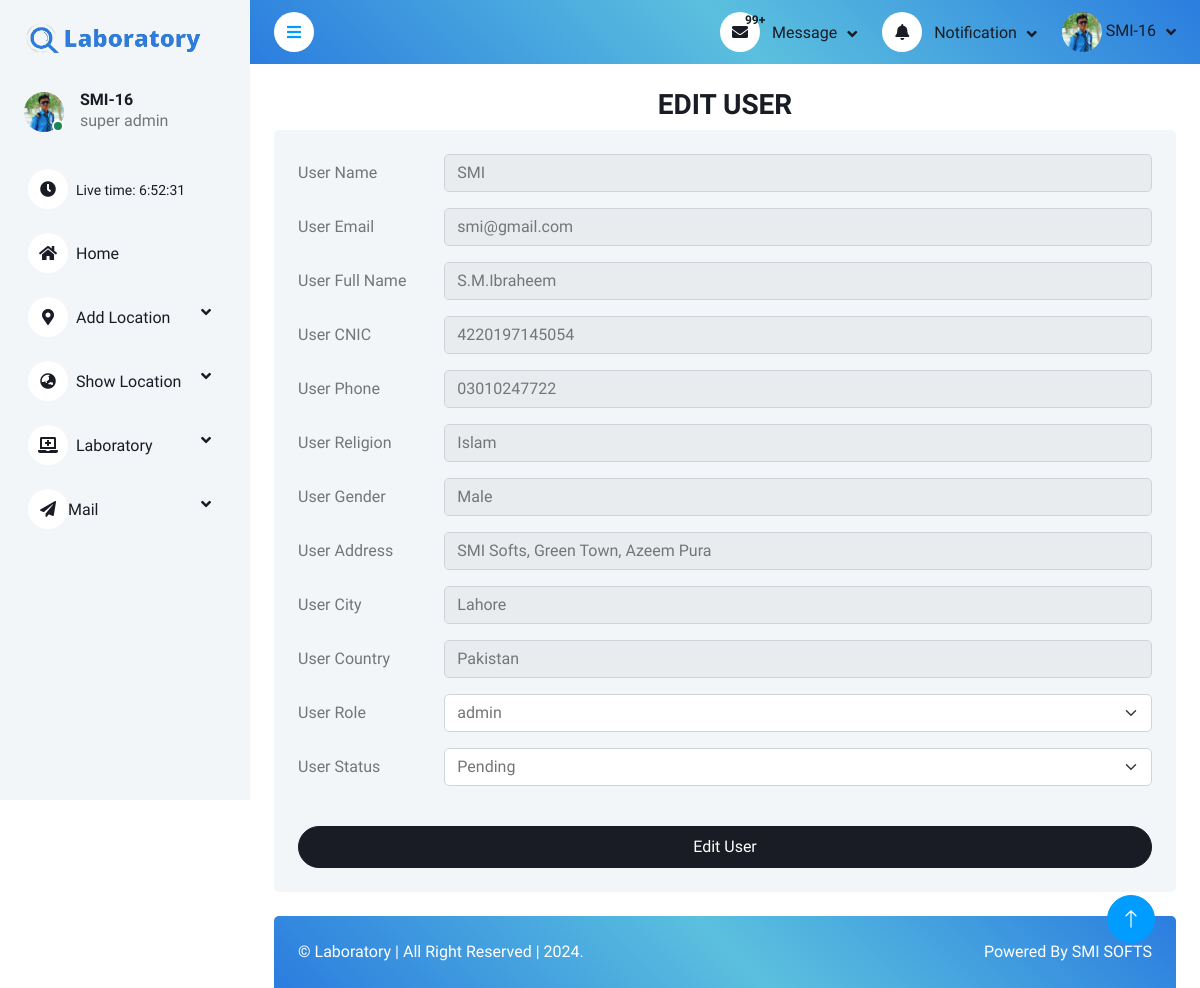
/Dashborads/user.edit.php?id=00002 (signed in), run on the app's committed database.
### tables this page shows
CREATE TABLE `signup` (
  `id` int(5) UNSIGNED ZEROFILL NOT NULL,
  `userName` varchar(20) DEFAULT NULL,
  `userEmail` varchar(50) DEFAULT NULL,
  `userFullName` varchar(50) DEFAULT NULL,
  `userimage` varchar(50) DEFAULT NULL,
  `userCNIC` varchar(20) DEFAULT NULL,
  `userPhone` varchar(15) DEFAULT NULL,
  `userReligion` varchar(20) DEFAULT NULL,
  `userGender` varchar(10) DEFAULT NULL,
  `userCity` varchar(30) DEFAULT NULL,
  `userCountry` varchar(30) DEFAULT NULL,
  `userAddress` varchar(50) DEFAULT NULL,
  `userPassword` varchar(70) NOT NULL,
  `Role` varchar(15) DEFAULT 'User',
  `Status` varchar(10) NOT NULL
);

### Dashborads/user.edit.php (the view, shortened to what the rows shown need)
<?php
require("auth/auth.check.php");
?>
<?php require("includes/header.inc.php"); ?>
<?php require("components/navbar.php"); ?>
<?php require("components/sidebar.php"); ?>
<div class="container-fluid pt-4 px-4">
    <div class="col-sm-12 col-xl-12">
        <div class="bg-light rounded h-100 p-4">
            <form method="post" action="logics/logic.edit.user.php">
                <?php
                if (isset($_GET['id'])) {
                    $id = $_GET['id'];
                }
                $query = mysqli_query($conn, "SELECT * FROM signup WHERE `id` = $id");
                if(mysqli_num_rows($query)){
                    while($row = mysqli_fetch_assoc($query)){;
                ?>
                <div class="row mb-3">
                    <label for="UserName" class="col-sm-2 col-form-label">User Name</label>
                    <div class="col-sm-10">
                        <input type="text" readonly name="UserName" class="form-control" value="<?php echo $row['userName'] ?>" id="UserName">
                    </div>
                </div>
                <div class="row mb-3">
                    <label for="UserEmail" class="col-sm-2 col-form-label">User Email</label>
                    <div class="col-sm-10">
                        <input type="text" readonly value="<?php echo $row['userEmail'] ?>" name="UserEmail" class="form-control" id="UserEmail">
                    </div>
                </div>
                <div class="row mb-3">
                    <label for="UserFullName" class="col-sm-2 col-form-label">User Full Name</label>
                    <div class="col-sm-10">
                        <input type="text" readonly value="<?php echo $row['userFullName'] ?>" name="UserFullName" class="form-control" id="UserFullName">
                    </div>
                </div>
                <div class="row mb-3">
                    <label for="UserCNIC" class="col-sm-2 col-form-label">User CNIC</label>
                    <div class="col-sm-10">
                        <input type="text" readonly value="<?php echo $row['userCNIC'] ?>" name="UserCNIC" class="form-control" id="UserCNIC">
                    </div>
                </div>
                <div class="row mb-3">
                    <label for="UserPhone"  class="col-sm-2 col-form-label">User Phone</label>
                    <div class="col-sm-10">
                        <input type="text" readonly name="UserPhone" class="form-control" id="UserPhone" value="<?php echo $row['userPhone'] ?>">
                    </div>
                </div>
                <div class="row mb-3">
                    <label for="UserReligion" class="col-sm-2 col-form-label">User Religion</label>
                    <div class="col-sm-10">
                        <input type="text" readonly name="UserReligion" class="form-control" id="UserReligion" value="<?php echo $row['userReligion'] ?>">
                    </div>
                </div>
                <div class="row mb-3">
                    <label for="UserGender" class="col-sm-2 col-form-label">User Gender</label>
                    <div class="col-sm-10">
                        <input type="text" readonly name="UserGender" class="form-control" id="UserGender" value="<?php echo $row['userGender'] ?>">
                    </div>
                </div>
                <div class="row mb-3">
                    <label for="UserAddress" class="col-sm-2 col-form-label">User Address</label>
                    <div class="col-sm-10">
                        <input type="text" readonly name="UserAddress" class="form-control" id="UserAddress" value="<?php echo $row['userAddress'] ?>">
                    </div>
                </div>
                <div class="row mb-3">
                    <label for="UserCity" class="col-sm-2 col-form-label">User City</label>
                    <div class="col-sm-10">
                        <input type="text" readonly name="UserCity" class="form-control" id="UserCity" value="<?php echo $row['userCity'] ?>">
                    </div>
                </div>
                <div class="row mb-3">
                    <label for="UserCountry" class="col-sm-2 col-form-label">User Country</label>
                    <div class="col-sm-10">
                        <input type="text" readonly name="UserCountry" class="form-control" id="UserCountry" value="<?php echo $row['userCountry'] ?>">
                    </div>
                </div>
                <div class="row mb-3">
                    <label for="UserRole" class="col-sm-2 col-form-label">User Role</label>
                    <div class="col-sm-10">
                    <select class="form-select" name="UserRole" id="UserRole" aria-label="Floating label select example">
                            <option selected disabled hidden><?php echo $row['Role'] ?></option>
                        </select>
                    </div>
                </div>
                <div class="row mb-3">
                    <label for="UserStatus" class="col-sm-2 col-form-label">User Status</label>
                    <div class="col-sm-10">
                    <select class="form-select" name="UserStatus" id="UserStatus" aria-label="Floating label select example">
                            <option selected disabled hidden><?php echo $row['Status'] ?></option>
                        </select>
                    </div>
                </div>
                <button type="submit" name="editUser" class="btn btn-dark  rounded-pill py-2 w-100 mt-4">Edit User</button>
                <?php } } ?>
            </form>
        </div>
    </div>
</div>
</div>
<?php require("includes/footer.inc.php"); ?>

### Dashborads/components/navbar.php (shortened to what the rows shown need)
<?php
$id = 0;
if (isset($_SESSION['userDetails'])) {
    $userDetail = $_SESSION['userDetails'];
    $id = (int) $userDetail['userId'];
} else if (isset($_SESSION['testerDetails'])) {
    $testerDetails = $_SESSION['testerDetails'];
    $tester_id = (int) $testerDetails['testerId'];
}
?>
<nav class="navbar navbar-expand bg-light navbar-light sticky-top px-4 py-0" style="background-image: linear-gradient(45deg, #2B7DDF 0%, #5bc0de 51%, #2B7DDF 100%);">
    <div class="navbar-nav align-items-center ms-auto">
        <div class="nav-item dropdown">
            <?php
            if (isset($testerDetails['Role']) == "Tester") {
                $query = mysqli_query($conn, "SELECT * FROM `signup_tester` where TesterId = $tester_id");
                if (mysqli_num_rows($query) > 0) {
                    $row = mysqli_fetch_assoc($query); ?>
                    <a href="#" class="nav-link dropdown-toggle" data-bs-toggle="dropdown">
                        <?php if (isset($row['Testerimage'])) { ?>
                            <img class="rounded-circle" src="assets/img/testerImages/<?php echo $row['Testerimage'] ?>" alt="" style="width: 40px; height: 40px;">
                        <?php } else { ?>
                            <img class="rounded-circle" src="assets/img/testerImages/user.png" alt="" style="width: 40px; height: 40px;">
                    <?php }
                    } ?>
                    <span class="d-none d-lg-inline-flex"><?php echo $testerDetails['testerName'] ?></span>
                    </a>
                    <div class="dropdown-menu dropdown-menu-end bg-light border-0 rounded-0 rounded-bottom m-0">
                        <?php $select = mysqli_query($conn, "Select * from signup_tester");
                        $row = mysqli_fetch_assoc($select);
                        if ($row["Code"] !== "") { ?>
                            <a href="profile.php?P_id=tester" class="dropdown-item">My Profile</a>
                        <?php }
                        if ($row['Status'] == "Pending") { ?>
                            <a href="auth/auth.logout.php" class="dropdown-item">Log Out</a>
                    </div>
                <?php } else { ?>
                    <a href="../index.php" class="dropdown-item">Wesbite</a>
                    <a href="#" class="dropdown-item">Settings</a>
                    <a href="auth/auth.logout.php" class="dropdown-item">Log Out</a>
                <?php } ?>
                <?php
            }
            else {
                $query = mysqli_query($conn, "SELECT * FROM `signup` where id = $id");
                if (mysqli_num_rows($query) > 0) {
                    $row = mysqli_fetch_assoc($query); ?>
                    <a href="#" class="nav-link dropdown-toggle" data-bs-toggle="dropdown">
                        <?php if (isset($row['userimage'])) { ?>
                            <img class="rounded-circle" src="assets/img/UserImages/<?php echo $row['userimage'] ?>" alt="" style="width: 40px; height: 40px;">
                        <?php } else { ?>
                            <img class="rounded-circle" src="./assets/img/user.png" alt="" style="width: 40px; height: 40px;">
                    <?php }
                    } ?>
                    <span class="d-none d-lg-inline-flex"><?php echo $userDetail['userName'] ?></span>
                    </a>
                <?php } ?>
        </div>
    </div>
</nav>

### Dashborads/components/sidebar.php (shortened to what the rows shown need)
<div class="sidebar pe-4 pb-3">
    <nav class="navbar bg-light navbar-light">
        <a href="index.php" class="navbar-brand mx-4 mb-3 d-block">
            <h1><img src="assets/img/sidebar.png" width="100%" style="position: relative;" alt="logo" class="logo"></h1>
        </a>
        <div class="d-flex align-items-center ms-4 mb-4">
            <div class="position-relative">
                <?php
                if (isset($testerDetails['Role'])  == "Tester") {
                    $query = mysqli_query($conn, "SELECT * FROM `signup_tester` where TesterId = $tester_id");
                    if (mysqli_num_rows($query) > 0) {
                        $row = mysqli_fetch_assoc($query);
                        if (isset($row['Testerimage'])) { ?>
                            <img class="rounded-circle" src="assets/img/testerImages/<?php echo $row['Testerimage'] ?>" alt="" style="width: 40px; height: 40px;">
                        <?php } else { ?>
                            <img class="rounded-circle" src="./assets/img/user.png" alt="" style="width: 40px; height: 40px;">
                        <?php } ?>
                        <div class="bg-success rounded-circle border border-2 border-white position-absolute end-0 bottom-0 p-1"></div>
            </div>
        <?php } ?>
        <div class="ms-3">
            <h6 class="mb-0"><?php echo $testerDetails['testerName'] ?></h6>
            <span><?php echo $testerDetails['Role'] ?></span>
        </div>
        <?php  } else {
                    $query = mysqli_query($conn, "SELECT * FROM `signup` where id = $id");
                    if (mysqli_num_rows($query) > 0) {
                        $row = mysqli_fetch_assoc($query);
                        if (isset($row['userimage'])) { ?>
                <img class="rounded-circle" src="assets/img/userImages/<?php echo $row['userimage'] ?>" alt="" style="width: 40px; height: 40px;">
            <?php } else { ?>
                <img class="rounded-circle" src="./assets/img/user.png" alt="" style="width: 40px; height: 40px;">
            <?php } ?>
            <div class="bg-success rounded-circle border border-2 border-white position-absolute end-0 bottom-0 p-1"></div>
        </div>
    <?php } ?>
    <div class="ms-3">
        <h6 class="mb-0"><?php echo $userDetail['userName'] ?></h6>
        <span><?php echo $userDetail['Role'] ?></span>
    </div>
<?php } ?>
</div>
</nav>
</div>

### data on the page
signup: userimage (picture), userName "SMI-16", Role "super admin"
signup: UserName "SMI", UserEmail "smi@gmail.com", UserFullName "S.M.Ibraheem", UserCNIC "4220197145054", UserPhone "03010247722", UserReligion "Islam", UserGender "Male", UserAddress "SMI Softs, Green Town, Azeem Pura", UserCity "Lahore", UserCountry "Pakistan", UserRole "admin", UserStatus "Pending"
